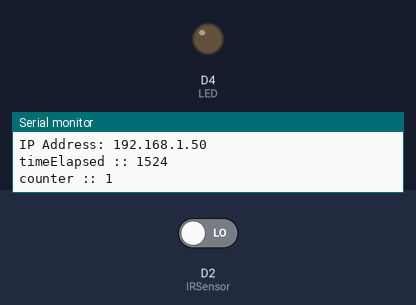
Bench run of a program on a simulated ESP8266 (NodeMCU). Shown: output pins drawn as LEDs (lit = HIGH), the last lines printed to the serial monitor. The inputs (shaded band) are chosen by the test bench; at power-on: D2 (IRSensor) LOW. WiFi joins after 1.5 s; servers stay silent unless stated; storage starts empty.

Above: at 2.7 s.
2.8 s: D2 (IRSensor) driven HIGH
At 3.3 s:
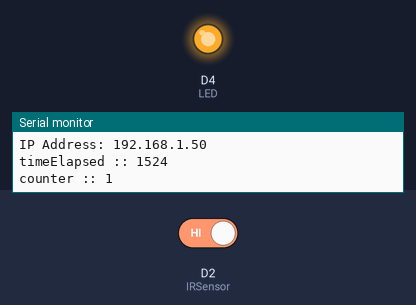
9.7 s: D2 (IRSensor) driven LOW
At 10.9 s:
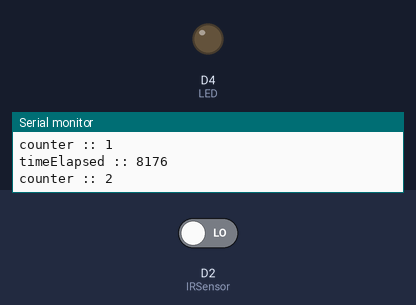
Timing chart, 0 to 12.2 s (numbered marks = the images above; inputs shaded):
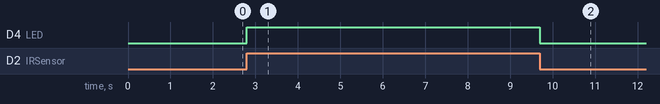

The program:

main.cpp
```cpp
/*
 * Title:  ESP8266 Conveyor Counter Using Webserver
 * Author: Modified for Multi-Channel Backend (Node.js, ThingSpeak)
*/

#include <Arduino.h>
#ifdef ESP32
#include <WiFi.h>
#include <AsyncTCP.h>
#elif defined(ESP8266)
#include <ESP8266WiFi.h>
#include <ESPAsyncTCP.h>
#endif
#include <ESPAsyncWebServer.h>
#include <LittleFS.h>
#include <WiFiClientSecure.h>

// --- KONFIGURASI JARINGAN & BACKEND ---
// Ganti sesuai WiFi Anda
const char *ssid = "OPPO A78";
const char *password = "kagakahmales";

// Node.js Backend (MySQL Middleware)
// >>> PENTING: GANTI DENGAN IP LOKAL KOMPUTER ANDA!!! <<<
const char* backendHost = "192.168.18.8"; //
const int backendPort = 8080;

// ThingSpeak Configuration
const char* tsServerName = "api.thingspeak.com";
String tsApiKey = "DOGPVA4WIGD2J634"; // GANTI DENGAN API KEY THINGSPEAK ANDA
// ----------------------------------------


// Webserver and Websockets setup
AsyncWebServer server(80);
AsyncWebSocket ws("/ws");

// Klien untuk ThingSpeak
WiFiClient espClient;

// Timer untuk ThingSpeak
unsigned long lastThingSpeakTime = 0;
const long THING_SPEAK_INTERVAL = 30000; // Kirim setiap 30 detik

// Pin Configuration
int IRSensor = D2;
int LED = LED_BUILTIN;
int ResetButton = D3;

String localIPAddress = "";

// --- VARIABEL GLOBAL (HARUS ADA DI LUAR FUNGSI) ---
int counter = 0;
bool isTriggered = false;
long lastTriggered = 0;
const long WAIT_FOR_NEXT_TRIGGER = 1000; // Debounce sensor IR
// --------------------------------------------------


void notFound(AsyncWebServerRequest *request)
{
    request->send(404, "text/plain", "Not found");
}

void onEvent(AsyncWebSocket *server, AsyncWebSocketClient *client, AwsEventType type, void *arg, uint8_t *data, size_t len)
{
    // Memperbaiki format os_printf agar tidak terjadi warning kompilasi
    if (type == WS_EVT_CONNECT) { os_printf("ws[%s][%u] connect\n", server->url(), client->id()); client->ping(); }
    else if (type == WS_EVT_DISCONNECT) { os_printf("ws[%s][%u] disconnect: %u\n", server->url(), client->id(), *((uint16_t *)arg)); } // FIXED CASTING ERROR
    else if (type == WS_EVT_ERROR) { os_printf("ws[%s][%u] error(%u): %s\n", server->url(), client->id(), *((uint16_t *)arg), (char *)data); }
    else if (type == WS_EVT_PONG) { os_printf("ws[%s][%u] pong[%u]: %s\n", server->url(), client->id(), len, (len) ? (char *)data : ""); }
    else if (type == WS_EVT_DATA) { os_printf("ws[%s][%u] data received\n", server->url(), client->id()); }
}

String indexPageProcessor(const String &var)
{
    return localIPAddress;
}


// --- FUNGSI MENGIRIM DATA KE SERVER NODE.JS ---
void sendBatchToDatabase(int count, const String& itemType) {
  // --- PING SERVER ---
    Serial.println("Pinging server...");

    WiFiClient pingClient;
    if (pingClient.connect(backendHost, backendPort)) {
        pingClient.println("GET /ping HTTP/1.1");
        pingClient.println("Host: " + String(backendHost));
        pingClient.println("Connection: close");
        pingClient.println();
    } else {
        Serial.println("Ping failed.");
    }

    pingClient.stop();

    WiFiClient client;
    if (client.connect(backendHost, backendPort)) {
        String postData = "count=" + String(count) + "&item=" + itemType;

        client.println("POST /api/save_batch HTTP/1.1");
        client.println("Host: " + String(backendHost) + ":" + String(backendPort));
        client.println("Connection: close");
        client.println("Content-Type: application/x-www-form-urlencoded");
        client.print("Content-Length: ");
        client.println(postData.length());
        client.println();

        client.print(postData);

        // Membaca respon dari server Node.js
        unsigned long timeout = millis();
        while (client.available() == 0) {
          if (millis() - timeout > 5000) {
            Serial.println(">>> Node.js Server Timeout!");
            client.stop();
            return;
          }
        }

        Serial.printf("Batch sent to Node.js: %s (%u items). Response:\n", itemType.c_str(), count);
        while(client.available()){
          String line = client.readStringUntil('\n');
          Serial.print(line);
            }
            client.stop();
        } else {
            Serial.println("Connection to Node.js backend failed! Check IP/Port/Firewall.");
        }

}


// -----------------------------------------------------

void setup()
{

    Serial.begin(115200);

    if (!LittleFS.begin())
    {
        Serial.println("Cannot load LittleFS Filesystem!");
        return;
    }

    // Connect to WIFI
    WiFi.mode(WIFI_STA);
    WiFi.begin(ssid, password);
    while (WiFi.waitForConnectResult() != WL_CONNECTED)
    {
        Serial.printf("WiFi Failed! Trying again...\n");
        WiFi.begin(ssid, password);
        delay(5000);
    }
    localIPAddress = WiFi.localIP().toString();
    Serial.print("IP Address: ");
    Serial.println(localIPAddress);

    // attach AsyncWebSocket
    ws.onEvent(onEvent);
    server.addHandler(&ws);

    // Setup Webserver Routes
    server.on("/", HTTP_GET, [](AsyncWebServerRequest *request)
    { request->send(LittleFS, "/index.html", String(), false, indexPageProcessor); });


    // --- ROUTE: SAVE BATCH & RESET (Dipanggil dari Web) ---
    server.on("/save_batch", HTTP_GET, [](AsyncWebServerRequest *request)
    {
        String itemType = "UNKNOWN";
        if (request->hasParam("item_type")) {
            itemType = request->getParam("item_type")->value();
            itemType.replace("_", " ");
        }

        int countToSave = counter;

        // Kirim data ke Node.js Backend
        sendBatchToDatabase(countToSave, itemType);

        // Reset counter
        counter = 0;


        // Update Web Clients via WebSocket
        ws.printfAll("0");

        request->send(200, "text/plain", "Batch saved: " + String(countToSave) + " items of type " + itemType + " and counter reset.");
    });

    server.onNotFound(notFound);

    server.begin();

    pinMode(IRSensor, INPUT);
    pinMode(LED, OUTPUT);
    pinMode(ResetButton, INPUT_PULLUP);
}


void loop()
{
    // Logika MQTT DIHAPUS

    int sensorStatus = digitalRead(IRSensor);
    if (sensorStatus == 1) // Tidak Ada Objek
    {
        digitalWrite(LED, HIGH);
        isTriggered = false;
    }
    else // Objek Terdeteksi
    {
        if (!isTriggered)
        {
            long timeElapsed = millis() - lastTriggered;
            Serial.printf("timeElapsed :: %lu\n", timeElapsed);
            if (timeElapsed < WAIT_FOR_NEXT_TRIGGER)
            {
                return;
            }

            isTriggered = true;
            counter++;
            digitalWrite(LED, LOW);

            // --- UPDATE REAL-TIME ---
            Serial.printf("counter :: %u\n", counter);
            ws.printfAll("%u", counter); // Kirim ke Web UI (WebSocket)

            lastTriggered = millis();
        }
    }

    // --- PENGIRIMAN DATA KE THINGSPEAK BERKALA (TIMER) ---
    if (millis() - lastThingSpeakTime >= THING_SPEAK_INTERVAL) {
        WiFiClient tsClient;
        if (tsClient.connect(tsServerName, 80)) {
            String postStr = "api_key=" + tsApiKey + "&field1=" + String(counter);
            tsClient.println("POST /update HTTP/1.1");
            tsClient.println("Host: api.thingspeak.com");
            tsClient.println("Connection: close");
            tsClient.println("Content-Type: application/x-www-form-urlencoded");
            tsClient.print("Content-Length: ");
            tsClient.println(postStr.length());
            tsClient.println();
            tsClient.print(postStr);
            Serial.println("Data sent to ThingSpeak: " + String(counter));
            tsClient.stop();
        } else {
            Serial.println("Connection to ThingSpeak failed!");
        }
        lastThingSpeakTime = millis();
    }

    // cleanup websocket clients
    ws.cleanupClients();
}
```

Measured:
- after the input at 2.8 s, D4 (LED): LOW → HIGH at once
- after the input at 9.7 s, D4 (LED): HIGH → LOW at once
